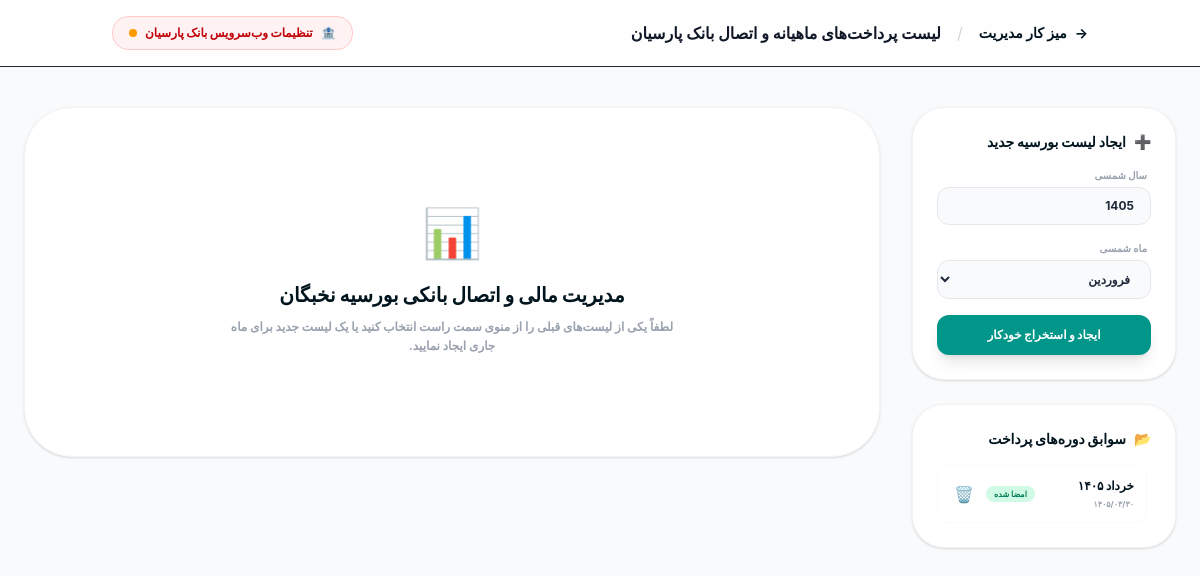
The page /admin/bursary-payments.php (signed in) on the database its author committed.
### tables this page shows
CREATE TABLE bank_api_settings (
    id INTEGER PRIMARY KEY AUTOINCREMENT,
    bank_name TEXT DEFAULT 'parsian',
    is_active INTEGER DEFAULT 1,
    is_sandbox INTEGER DEFAULT 1,
    api_url TEXT DEFAULT 'https://api.parsian-bank.ir/v1',
    client_id TEXT DEFAULT '',
    client_secret TEXT DEFAULT '',
    api_key TEXT DEFAULT '',
    source_account TEXT DEFAULT '',
    source_iban TEXT DEFAULT '',
    token TEXT DEFAULT '',
    token_expires_at TEXT DEFAULT '',
    updated_at TEXT DEFAULT ''
);

CREATE TABLE monthly_bursary_lists (
        id INTEGER PRIMARY KEY AUTOINCREMENT,
        year TEXT NOT NULL,
        month TEXT NOT NULL,
        status TEXT NOT NULL DEFAULT 'draft',
        created_at TEXT NOT NULL,
        admin_approved_at TEXT,
        signed_bahraman INTEGER DEFAULT 0,
        signed_sanobari INTEGER DEFAULT 0,
        signed_bahraman_at TEXT,
        signed_sanobari_at TEXT
    , bank_batch_id TEXT, bank_tracking_code TEXT, bank_status TEXT DEFAULT 'pending_submission', bank_submitted_at TEXT, bank_response_json TEXT);

### includes/ParsianBankService.php (called while the page is built, shortened)
<?php
class ParsianBankService {
    private $pdo;
    private $settings;
    public function __construct(PDO $pdo) {
        $this->pdo = $pdo;
        $this->loadSettings();
    }
    public function loadSettings() {
        $stmt = $this->pdo->query("SELECT * FROM bank_api_settings WHERE bank_name = 'parsian' LIMIT 1");
        $this->settings = $stmt->fetch(PDO::FETCH_ASSOC);
    }
    public function getSettings() {
        return $this->settings;
    }
}

### admin/bursary-payments.php (the view, shortened to what this page needs)
<?php
require_once '../includes/auth.php';
require_once '../includes/ParsianBankService.php';
$bankService = new ParsianBankService($pdo);
$bankSettings = $bankService->getSettings();
$lists = $pdo->query("SELECT * FROM monthly_bursary_lists ORDER BY year DESC, month DESC")->fetchAll();
$active_list = null;
$active_items = [];
$view_id = (int)($_GET['view_id'] ?? ($_POST['list_id'] ?? 0));
function toFarsi($str) {
    $farsi = ['۰','۱','۲','۳','۴','۵','۶','۷','۸','۹'];
    $latin = ['0','1','2','3','4','5','6','7','8','9'];
    return str_replace($latin, $farsi, (string)$str);
}
?>
<!DOCTYPE html>
<html lang="fa" dir="rtl">
<head>
<link rel="stylesheet" href="/assets/tailwind.min.css">
</head>
<body class="bg-gray-50 font-sans text-gray-800 antialiased min-h-screen pb-20" x-data="bursaryManager(<?php echo htmlspecialchars(json_encode(array_map(function($i) {
    return [
        'id' => (int)$i['id'],
        'student_id' => (int)$i['student_id'],
        'student_name' => $i['student_name'],
        'account_number' => $i['account_number'] ?? '',
        'base_amount' => (int)$i['base_amount'],
        'computer_installment' => (int)$i['computer_installment'],
        'loan_installment' => (int)$i['loan_installment'],
        'other_deductions' => (int)$i['other_deductions'],
        'deductions_desc' => $i['deductions_desc'] ?? '',
        'final_amount' => (int)$i['final_amount'],
        'is_selected' => isset($i['is_selected']) ? (int)$i['is_selected'] : 1
    ];
}, $active_items))); ?>)">
    <nav class="bg-white/80 backdrop-blur-md border-b sticky top-0 z-50">
        <div class="container mx-auto px-6 py-4 flex flex-col sm:flex-row justify-between items-center gap-4">
            <div class="flex items-center gap-4">
                <a href="index.php" class="text-primary-900 font-bold text-sm flex items-center gap-2 group">
                    <span class="group-hover:translate-x-1 transition-transform">→</span>
                    میز کار مدیریت
                </a>
                <span class="text-gray-300">/</span>
                <span class="font-bold text-gray-900">لیست پرداخت‌های ماهیانه و اتصال بانک پارسیان</span>
            </div>
            <div class="flex items-center gap-3">
                <a href="parsian-settings.php" class="px-4 py-2 bg-red-50 hover:bg-red-100 text-red-700 text-xs font-black rounded-2xl border border-red-200 transition flex items-center gap-2">
                    <span>🏦</span> تنظیمات وب‌سرویس بانک پارسیان
                    <span class="w-2 h-2 rounded-full <?php echo ($bankSettings['is_sandbox'] ?? 1) ? 'bg-amber-500' : 'bg-emerald-500 animate-pulse'; ?>"></span>
                </a>
            </div>
        </div>
    </nav>
    <main class="container mx-auto px-6 py-10 max-w-7xl">
        <div class="grid grid-cols-1 lg:grid-cols-4 gap-8">
            <div class="lg:col-span-1 space-y-6">
                <div class="bg-white rounded-[2rem] p-6 shadow-sm border border-gray-100">
                    <h3 class="text-sm font-black text-primary-900 mb-4 flex items-center gap-2">
                        <span>➕</span> ایجاد لیست بورسیه جدید
                    </h3>
                    <form action="bursary-payments.php" method="POST" class="space-y-4">
                        <div>
                            <label class="text-[10px] font-bold text-gray-400 block mb-1 px-1">سال شمسی</label>
                            <input type="text" name="year" required value="1405" placeholder="مثلاً 1405" class="w-full bg-gray-50 border border-gray-200 rounded-xl px-4 py-2.5 text-xs font-bold focus:outline-none focus:ring-1 focus:ring-teal-500">
                        </div>
                        <div>
                            <label class="text-[10px] font-bold text-gray-400 block mb-1 px-1">ماه شمسی</label>
                            <select name="month" required class="w-full bg-gray-50 border border-gray-200 rounded-xl px-4 py-2.5 text-xs font-bold focus:outline-none focus:ring-1 focus:ring-teal-500 cursor-pointer">
                                <option value="فروردین">فروردین</option>
                            </select>
                        </div>
                        <button type="submit" class="w-full py-3 bg-teal-600 hover:bg-primary-900 text-white text-xs font-black rounded-xl shadow-lg transition-colors">
                            ایجاد و استخراج خودکار
                        </button>
                    </form>
                </div>
                <div class="bg-white rounded-[2rem] p-6 shadow-sm border border-gray-100">
                    <h3 class="text-sm font-black text-primary-900 mb-4 flex items-center gap-2">
                        <span>📂</span> سوابق دوره‌های پرداخت
                    </h3>
                    <div class="space-y-3 max-h-96 overflow-y-auto pr-1">
                        <?php if (empty($lists)): ?>
                            <p class="text-[10px] text-gray-400 text-center py-4 font-bold">هیچ لیست پرداختی ثبت نشده است.</p>
                        <?php else: ?>
                            <?php foreach ($lists as $ls):
                                $status_badge = '';
                                if ($ls['status'] === 'draft') $status_badge = '<span class="bg-gray-100 text-gray-600 text-[8px] font-bold px-2 py-0.5 rounded-full">پیش‌نویس</span>';
                                elseif ($ls['status'] === 'pending_admin') $status_badge = '<span class="bg-amber-100 text-amber-700 text-[8px] font-bold px-2 py-0.5 rounded-full">بررسی مدیر</span>';
                                elseif ($ls['status'] === 'pending_signatures') $status_badge = '<span class="bg-blue-100 text-blue-700 text-[8px] font-bold px-2 py-0.5 rounded-full">امضای اعضا</span>';
                                elseif ($ls['status'] === 'signed') $status_badge = '<span class="bg-emerald-100 text-emerald-700 text-[8px] font-bold px-2 py-0.5 rounded-full">امضا شده</span>';
                                elseif ($ls['status'] === 'paid') $status_badge = '<span class="bg-teal-100 text-teal-700 text-[8px] font-bold px-2 py-0.5 rounded-full">بایگانی/پرداخت‌شده</span>';
                            ?>
                            <div class="block p-3 rounded-xl border border-gray-50 hover:bg-gray-50 flex justify-between items-center transition-colors <?php echo $view_id === (int)$ls['id'] ? 'bg-teal-50/50 border-teal-100' : 'bg-white'; ?>">
                                <a href="bursary-payments.php?view_id=<?php echo $ls['id']; ?>" class="text-right flex-1">
                                    <h4 class="text-xs font-black text-primary-900"><?php echo $ls['month'] . ' ' . toFarsi($ls['year']); ?></h4>
                                    <span class="text-[8px] text-gray-400 font-bold block mt-1"><?php echo toFarsi(date('Y/m/d', strtotime($ls['created_at']))); ?></span>
                                </a>
                                <div class="flex items-center gap-2">
                                    <?php echo $status_badge; ?>
                                    <?php if ($ls['status'] !== 'paid'): ?>
                                    <form action="bursary-payments.php" method="POST" onsubmit="return confirm('آیا از حذف پیش‌نویس دوره <?php echo $ls['month'] . ' ' . $ls['year']; ?> اطمینان دارید؟ تمام ردیف‌های این دوره حذف خواهند شد.')" class="inline">
                                        <button type="submit" class="text-gray-300 hover:text-rose-600 p-1 transition" title="حذف این پیش‌نویس">
                                            🗑️
                                        </button>
                                    </form>
                                    <?php endif; ?>
                                </div>
                            </div>
                            <?php endforeach; ?>
                        <?php endif; ?>
                    </div>
                </div>
            </div>
            <div class="lg:col-span-3 space-y-6">
                <?php if (!$active_list): ?>
                    <div class="bg-white rounded-[3rem] p-12 text-center border border-gray-100 shadow-sm flex flex-col items-center justify-center min-h-[350px]">
                        <span class="text-5xl mb-6">📊</span>
                        <h2 class="text-xl font-black text-primary-900 mb-2">مدیریت مالی و اتصال بانکی بورسیه نخبگان</h2>
                        <p class="text-xs text-gray-400 font-bold max-w-md leading-relaxed">لطفاً یکی از لیست‌های قبلی را از منوی سمت راست انتخاب کنید یا یک لیست جدید برای ماه جاری ایجاد نمایید.</p>
                    </div>
                <?php endif; ?>
            </div>
        </div>
    </main>
</body>
</html>

### rows shown on the page
monthly_bursary_lists: month "خرداد", year "۱۴۰۵", created_at "۱۴۰۵/۰۳/۳۰", status "امضا شده"
